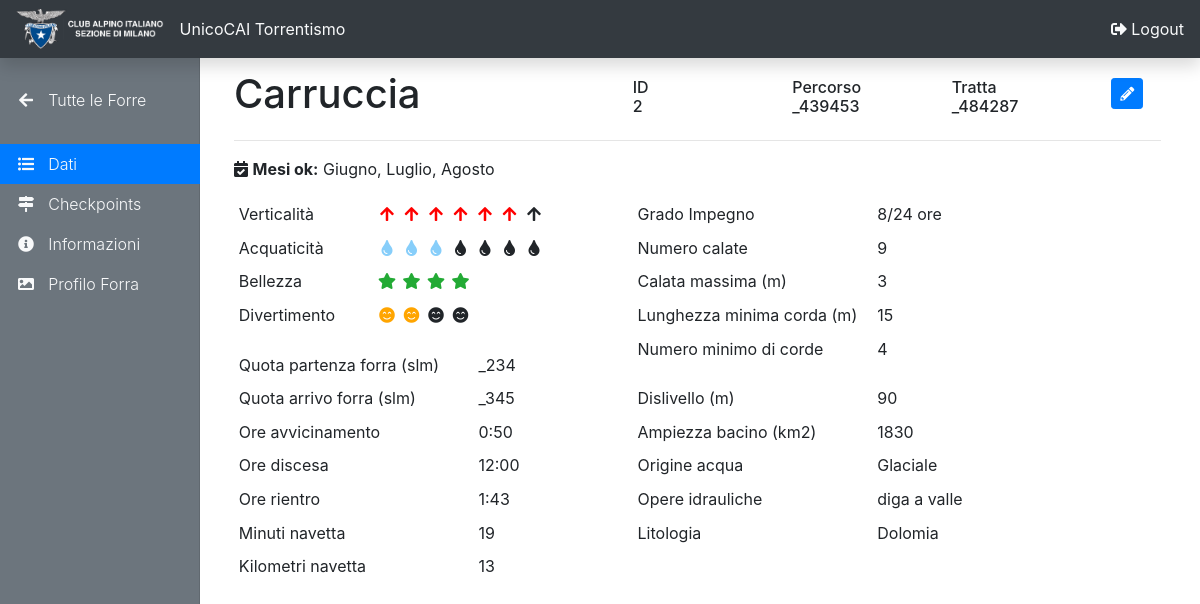
/infotor/forra/2/, run on the app's committed database.
### infotor/models.py (models this page shows, shortened)
class Forra(models.Model):
    id = models.IntegerField(verbose_name='Id Forra', db_column='id', primary_key=True)
    nome = models.CharField(verbose_name='Nome Forra', db_column='TREK1', max_length=80)
    grado_impegno = models.ForeignKey('GradoImpegno', verbose_name='Grado Impegno', db_column='IMPTOR')
    verticalita = models.DecimalField(verbose_name='Livello Verticalità', db_column='LIVVER', choices=LIVELLI,
        max_digits=1, decimal_places=0, validators=[MinValueValidator(0), MaxValueValidator(len(LIVELLI))])
    acquaticita = models.DecimalField(verbose_name='Livello Acquaticità', db_column='LIVH2O', choices=LIVELLI,
        max_digits=1, decimal_places=0, validators=[MinValueValidator(0), MaxValueValidator(len(LIVELLI))])
    bellezza = models.DecimalField(verbose_name='Punteggio Bellezza', db_column='LIVBEL', choices=PUNTEGGI,
        max_digits=1, decimal_places=0, validators=[MinValueValidator(0), MaxValueValidator(len(PUNTEGGI))])
    divertimento = models.DecimalField(verbose_name='Punteggio Divertimento', db_column='LIVDIV', choices=PUNTEGGI,
        max_digits=1, decimal_places=0, validators=[MinValueValidator(0), MaxValueValidator(len(PUNTEGGI))])
    numero_calate = models.DecimalField(verbose_name='Numero Calate', db_column='NUMC',
        max_digits=1, decimal_places=0, validators=[MinValueValidator(0)])
    calata_massima = models.DecimalField(verbose_name='Calata Massima', db_column='CALMAX',
        max_digits=1, decimal_places=0, validators=[MinValueValidator(0)])
    lunghezza_min_corda = models.DecimalField(verbose_name='Lunghezza minima corda singola', db_column='CORMIN',
        max_digits=2, decimal_places=0, validators=[MinValueValidator(0)])
    numero_min_corde = models.DecimalField(verbose_name='Numero minimo di corde', db_column='MINCORDE',
        max_digits=1, decimal_places=0, validators=[MinValueValidator(0)])
    dislivello = models.DecimalField(verbose_name='Dislivello (m)', db_column='DISLIV',
        max_digits=2, decimal_places=0)
    ampiezza_bacino = models.DecimalField(verbose_name='Ampiezza Bacino (km2)', db_column='AMPBAC',
        max_digits=4, decimal_places=0, validators=[MinValueValidator(0)])
    origine_acqua = models.ForeignKey('OrigineAcqua', verbose_name='Origine Acqua', db_column='ORIGACQUA', null=True, blank=True)
    ore_avvicinamento = models.DecimalField(verbose_name='Ore Avvicinamento', db_column='HAVV',
        max_digits=5, decimal_places=2, validators=[MinValueValidator(0), frac_min_validator])
    ore_discesa = models.DecimalField(verbose_name='Ore Discesa', db_column='HCAL',
        max_digits=5, decimal_places=2, validators=[MinValueValidator(0), frac_min_validator])
    ore_rientro = models.DecimalField(verbose_name='Ore Rientro', db_column='HRIE',
        max_digits=5, decimal_places=2, validators=[MinValueValidator(0), frac_min_validator])
    minuti_navetta = models.DecimalField(verbose_name='Minuti Navetta', db_column='MMNAV',
        max_digits=3, decimal_places=0, validators=[MinValueValidator(0)])
    km_navetta = models.DecimalField(verbose_name='Kilometri Navetta', db_column='KMNAV',
        max_digits=3, decimal_places=0, validators=[MinValueValidator(0)])
    opere_idrauliche = models.ForeignKey('OperaIdraulica', verbose_name='Opere Idrauliche', db_column='OPEIDR', null=True, blank=True)
    litologia = models.ForeignKey('Litologia', verbose_name='Litologia', db_column='LITOL', null=True, blank=True)
    stagionalita = models.ManyToManyField('Mese', verbose_name='Mesi ok', db_column='STAGIONE', null=True, blank=True)
    checkpoint1 = models.ForeignKey('Checkpoint', verbose_name='Checkpoint 1', db_column='CHECKP1',
        related_name='checkpoint1', null=True, blank=True)
    checkpoint2 = models.ForeignKey('Checkpoint', verbose_name='Checkpoint 2', db_column='CHECKP2',
        related_name='checkpoint2', null=True, blank=True)
    vincoli_ambientali = models.TextField(verbose_name='Vincoli ambientali', db_column='VINCOLI',
        max_length=250, blank=True)
    presentazione_forra = models.TextField(verbose_name='Presentazione forra', db_column='PRES',
        max_length=250, blank=True)
    descr_accesso_valle = models.TextField(verbose_name='Descrizione accesso a valle', db_column='DESACCV',
        max_length=250, blank=True)
    descr_accesso_monte = models.TextField(verbose_name='Descrizione accesso a monte', db_column='DESACCM',
        max_length=250, blank=True)
    descr_avvicinamento = models.TextField(verbose_name='Descrizione avvicinamento', db_column='DESAVV',
        max_length=250, blank=True)
    descr_percorso = models.TextField(verbose_name='Descrizione percorso', db_column='DESPERC',
        max_length=250, blank=True)
    descr_uscita = models.TextField(verbose_name='Descrizione uscita', db_column='DESUSC',
        max_length=250, blank=True)
    profilo = models.ImageField(upload_to='profili/', verbose_name='Profilo Forra', db_column='PROFILO', null=True, blank=True)
    note = models.TextField(verbose_name='Note', db_column='NOTE', max_length=250, blank=True)
    class Meta:
        verbose_name_plural = 'Forre'

class Mese(models.Model):
    codice = models.DecimalField(verbose_name='Codice', db_column='CODICE', primary_key=True,
        max_digits=2, decimal_places=0)
    mese = models.CharField(verbose_name='Mese', db_column='MESE', max_length=10)
    class Meta:
        verbose_name_plural = 'Mesi'
        ordering = ('codice', )
    def __str__(self):
        return self.mese

class GradoImpegno(models.Model):
    codice = models.CharField(verbose_name='Codice', db_column='CODICE', max_length=3, primary_key=True)
    descrizione = models.CharField(verbose_name='Descrizione', db_column='DESCRIZION', max_length=20)
    class Meta:
        verbose_name_plural = 'Gradi Impegno'
    def __str__(self):
        return self.descrizione

class OrigineAcqua(models.Model):
    codice = models.DecimalField(verbose_name='Codice', db_column='CODICE', primary_key=True,
        max_digits=2, decimal_places=0)
    descrizione = models.CharField(verbose_name='Descrizione', db_column='DESCRIZION', max_length=20)
    class Meta:
        verbose_name_plural = 'Origini Acqua'
        ordering = ('descrizione', )
    def __str__(self):
        return self.descrizione

class OperaIdraulica(models.Model):
    codice = models.CharField(verbose_name='Codice', db_column='CODICE', max_length=2, primary_key=True)
    descrizione = models.CharField(verbose_name='Descrizione', db_column='DESCRIZION', max_length=20)
    class Meta:
        verbose_name_plural = 'Opere Idrauliche'
        ordering = ('descrizione', )
    def __str__(self):
        return self.descrizione

class Litologia(models.Model):
    codice = models.DecimalField(verbose_name='Codice', db_column='CODICE', primary_key=True,
        max_digits=2, decimal_places=0)
    descrizione = models.CharField(verbose_name='Descrizione', db_column='DESCRIZION', max_length=20)
    class Meta:
        verbose_name_plural = 'Litologie'
        ordering = ('descrizione', )
    def __str__(self):
        return self.descrizione

### infotor/views.py (the view)
# urls.py: url(r'^forra/(?P<id_forra>[0-9]+)/$', views.mostra_forra, name='mostra_forra'),
def mostra_forra(request, id_forra):
    try:
        forra = Forra.objects.get(id=id_forra)
    except Forra.DoesNotExist:
        forra = None
    finally:
        punteggi = 'x' * len(PUNTEGGI)
        livelli = 'x' * len(LIVELLI)
        context_dict = {
            'forra' : forra,
            'punteggi' : punteggi,
            'livelli' : livelli,
        }
    return render(request, 'infotor/forra.html', context_dict)

### infotor/models.py (called while the page is built)
    def __str__(self):
        return str(self.immagine)

### infotor/templatetags/infotor_template_tags.py (called while the page is built)
@register.inclusion_tag('infotor/navbar.html')
def render_navbar():
    return {}

@register.inclusion_tag('infotor/sidebar_forra.html')
def render_sidebar_forra():
    return {}

@register.filter
def as_time(value):
    return str(value).replace('.', ':')

### templates/infotor/forra.html (shortened to what this page needs)
{% extends 'infotor/base.html' %}
{% load infotor_template_tags %}
{% load staticfiles %}
{% block links %}
<link rel="stylesheet" href="{% static "forra.css"%}">
{% endblock %}
{% block main %}
<div class="container-fluid">
  {% render_sidebar_forra %}
  <main role="main" class="col-md-10 ml-sm-auto col-lg-10 px-4" style="padding-top:70px">
    {% if forra %}
    <div class="row">
      <div class="col-5">
        <span class="h1">{{ forra.nome }}</span>
      </div>
      <div class="col-2 pt-2">
        <h6>ID<br>{{ forra.id }}</h6>
      </div>
      <div class="col-2 pt-2">
        <h6>Percorso<br>_439453</h6>
      </div>
      <div class="col-2 pt-2">
        <h6>Tratta<br>_484287</h6>
      </div>
      <div class="col-1 pt-2">
        <a class="btn btn-primary btn-sm" href="{% url 'modifica_forra' forra.id %}" role="button">
          <i class="fas fa-pencil-alt"></i>
        </a>
      </div>
    </div>
    <hr>
    <div class="row section" id="Dati">
      <div class="col-md-12">
        <p>
          <i class="fas fa-calendar-check"></i>
          <b>Mesi ok:</b>
          {% for mese in forra.stagionalita.all %}
            {% if forloop.counter == forra.stagionalita.all|length %}
            {{ mese }}
            {% else %}
              {{ mese }},
            {% endif %}
          {% endfor %}
        </p>
      </div>
      <div class="col-md-5 col-sm-6">
        {% if livelli and punteggi %}
        <table class="table table-sm table-borderless">
          <tbody>
            <tr>
              <td>Verticalità</td>
              <td>
                {% for i in livelli %}
                  {% if forloop.counter <= forra.verticalita %}
                  <i class="fas fa-arrow-up checked-vertical fa-fw"></i>
                  {% else %}
                  <i class="fas fa-arrow-up fa-fw"></i>
                  {% endif %}
                {% endfor %}
              </td>
            </tr>
            <tr>
              <td>Acquaticità</td>
              <td>
                {% for i in livelli %}
                  {% if forloop.counter <= forra.acquaticita %}
                  <i class="fas fa-tint checked-water fa-fw"></i>
                  {% else %}
                  <i class="fas fa-tint fa-fw"></i>
                  {% endif %}
                {% endfor %}
              </td>
            </tr>
            <tr>
              <td>Bellezza</td>
              <td>
                {% for i in punteggi %}
                  {% if forloop.counter <= forra.bellezza %}
                  <i class="fas fa-star checked-star fa-fw"></i>
                  {% else %}
                  <i class="fas fa-star fa-fw"></i>
                  {% endif %}
                {% endfor %}
                </td>
            </tr>
            <tr>
              <td>Divertimento</td>
              <td>
                {% for i in punteggi %}
                  {% if forloop.counter <= forra.divertimento %}
                  <i class="fas fa-smile-beam checked-smile fa-fw"></i>
                  {% else %}
                  <i class="fas fa-smile-beam fa-fw"></i>
                  {% endif %}
                {% endfor %}
              </td>
            </tr>
          </tbody>
        </table>
        {% else %}
        <p>Errore: punteggi mancanti</p>
        {% endif %}
        <table class="table table-sm table-borderless">
            <col width="65%">
            <col width="35%">
            <tbody>
              <tr>
                <td>Quota partenza forra (slm)</td>
                <td>_234</td>
              </tr>
              <tr>
                <td>Quota arrivo forra (slm)</td>
                <td>_345</td>
              </tr>
              <tr>
                <td>Ore avvicinamento</td>
                <td>{{ forra.ore_avvicinamento|as_time }}</td>
              </tr>
              <tr>
                <td>Ore discesa</td>
                <td>{{ forra.ore_discesa|as_time }}</td>
              </tr>
              <tr>
                <td>Ore rientro</td>
                <td>{{ forra.ore_rientro|as_time }}</td>
              </tr>
              <tr>
                <td>Minuti navetta</td>
                <td>{{ forra.minuti_navetta }}</td>
              </tr>
              <tr>
                <td>Kilometri navetta</td>
                <td>{{ forra.km_navetta }}</td>
              </tr>
            </tbody>
        </table>
      </div>
      <div class="col-md-5 col-sm-6">
        <table class="table table-sm table-borderless">
            <col width="65%">
            <col width="35%">
            <tbody>
              <tr>
                <td>Grado Impegno</td>
                <td>{{ forra.grado_impegno }}</td>
              </tr>
              <tr>
                <td>Numero calate</td>
                <td>{{ forra.numero_calate }}</td>
              </tr>
              <tr>
                <td>Calata massima (m)</td>
                <td>{{ forra.calata_massima }}</td>
              </tr>
              <tr>
                <td>Lunghezza minima corda (m)</td>
                <td>{{ forra.lunghezza_min_corda }}</td>
              </tr>
              <tr>
                <td>Numero minimo di corde</td>
                <td>{{ forra.numero_min_corde }}</td>
              </tr>
            </tbody>
        </table>
        <table class="table table-sm table-borderless">
          <col width="65%">
          <col width="35%">
          <tbody>
            <tr>
            <td>Dislivello (m)</td>
            <td>{{ forra.dislivello }}</td>
            </tr>
            <tr>
              <td>Ampiezza bacino (km2)</td>
              <td>{{ forra.ampiezza_bacino }}</td>
            </tr>
            <tr>
              <td>Origine acqua</td>
              <td>{{ forra.origine_acqua }}</td>
            </tr>
            <tr>
              <td>Opere idrauliche</td>
              <td>{{ forra.opere_idrauliche }}</td>
            </tr>
            <tr>
              <td>Litologia</td>
              <td>{{ forra.litologia }}</td>
            </tr>
          </tbody>
        </table>
      </div>
    </div>
    {% else %}
    <h1>Errore: forra mancante!</h1>
    {% endif %}
  </main>
</div>
{% endblock %}

### static/forra.css (style rules this page uses)
.checked-vertical { color: red; }
.checked-water { color: lightskyblue; }
.checked-star { color: rgb(35, 170, 53); }
.checked-smile { color: orange; }

### data on the page
Forra: nome "Carruccia", id "2", LIVVER 6 (drawn), LIVH2O 3 (drawn), LIVBEL 4 (drawn), LIVDIV 2 (drawn), ore_avvicinamento|as_time "0:50", ore_discesa|as_time "12:00", ore_rientro|as_time "1:43", minuti_navetta "19", km_navetta "13", grado_impegno "8/24 ore", numero_calate "9", calata_massima "3", lunghezza_min_corda "15", numero_min_corde "4", dislivello "90", ampiezza_bacino "1830", origine_acqua "Glaciale", opere_idrauliche "diga a valle", litologia "Dolomia"
Mese: MESE "Giugno"
Mese: MESE "Luglio"
Mese: MESE "Agosto"
